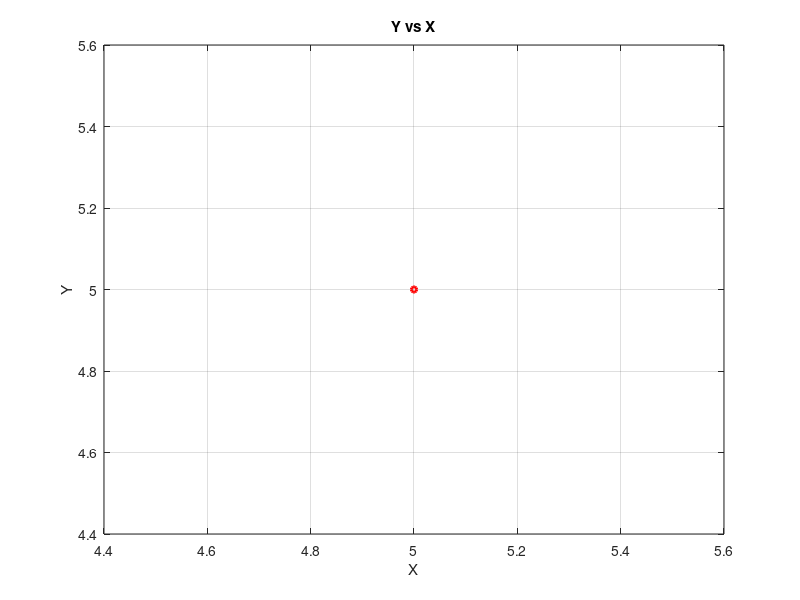

This chart was generated by the following MATLAB code:
%Regresiones
fprintf('Regresion lineal, polinomica y exponencial \n')
fprintf(' \n');
fprintf('Ejemplo de como ingresar los valores [0;0;0;0;0] / [0 0 0 0 0]\n')
%Ingresar los datos 
x=input("\nIngrese los valores de x dentro de corchetes: ");
y=input("\nIngrese los valores de y dentro de corchetes: ");

%Cantidad de datos
cant=length(x);

%Calculos - Multiplicaciones
for(i=1:length(x))
xy(i)=x(i)*y(i);
xx(i)=x(i)*x(i);
lny(i)=log(y(i));
endfor
for(i=1:length(x))
xxy(i)=xx(i)*y(i);
xxx(i)=xx(i)*x(i);
xlny(i)=x(i)*lny(i);
endfor 
for(i=1:length(x))
xxxx(i)=xxx(i)*x(i);
endfor
%Calculos - Sumas
totX=0, totY=0, totXY=0, totXX=0, totXXY=0, totXXX=0, totXXXX=0,totLNY=0, totXLNY=0;
for(i=1:length(x))
totX=totX+x(i);
totY=totY+y(i);
totXY=totXY+xy(i);
totXX=totXX+xx(i);
totXXY=totXXY+xxy(i);
totXXX=totXXX+xxx(i);
totXXXX=totXXXX+xxxx(i);
totLNY=totLNY+lny(i);
totXLNY=totXLNY+xlny(i);
endfor

%MATRICES
%Matriz lineal
matrizLineal=[cant, totX; totX, totXX];
coeficientesLineal=[totY; totXY];
%Matriz polinomica
matrizPoli=[cant, totX, totXX; totX, totXX, totXXX; totXX, totXXX, totXXXX];
coeficientesPoli=[totY; totXY; totXXY];
%Matriz exponencial
matrizExp=[cant, totX; totX, totXX];
coeficientesExp=[totLNY;totXLNY];

%COEFICIENTES
%Calculo de coeficientes LINEAL 
inversaLineal=matrizLineal^-1;
resultadoLineal=inversaLineal*coeficientesLineal;
%Calculo de coeficientes POLINOMICA 
inversaPoli=matrizPoli^-1;
resultadoPoli=inversaPoli*coeficientesPoli;
%Calculo de coeficientes EXPONENCIAL 
inversaExp=matrizExp^-1;
resultadoExp=inversaExp*coeficientesExp;
resultadoAlfa=exp(resultadoExp(1));

%CALCULO CORRELACION

%(y-ymedia)^2
totYmedia=0;
ymedia=totY/cant;
for(i=1:length(y))
ymediaVec(i)=(y(i)-ymedia)^2;
totYmedia=totYmedia+ymediaVec(i);
endfor
%(lny -lny media)^2
totYmediaLn=0;
lnymedia=totLNY/cant;
for(i=1:length(y))
ymediaVecLn(i)=(lny(i)-lnymedia)^2;
totYmediaLn=totYmediaLn+ymediaVecLn(i);
endfor

%CALCULANDO SR
%Sr=(y-a0-a1x)^2
totSrLineal=0;
for(i=1:length(x))
vecSrLineal(i)=(y(i)-resultadoLineal(1)-resultadoLineal(2)*x(i))^2;
totSrLineal=totSrLineal+vecSrLineal(i);
endfor
%Sr=(y-a0-a1*x-a2*x^2)^2
totSrPoli=0;
for(i=1:length(x))
vecSrPoli(i)=(y(i)-resultadoPoli(1)-resultadoPoli(2)*x(i)-resultadoPoli(3)*xx(i))^2;
totSrPoli=totSrPoli+vecSrPoli(i);
endfor
%Sr=(lny-(lna +bx))^2
totSrExp=0;
for(i=1:length(x))
vecSrExp(i)=(lny(i)-resultadoExp(1)-resultadoExp(2)*x(i))^2;
totSrExp=totSrExp+vecSrExp(i);
endfor

%CALCULO Sy/x=Error
SyxLineal=sqrt(totSrLineal/(cant-(2)));
SyxPoli=sqrt(totSrPoli/(cant-(2+1)));


%Coeficiente de correlacion y determinacion
%Coeficiente Lineal
coeDeterminacionLineal=((totYmedia-totSrLineal)/totYmedia);
coeCorrelacionLineal=sqrt(coeDeterminacionLineal);
%Coeficiente Polinomica
coeDeterminacionPoli=((totYmedia-totSrPoli)/totYmedia);
coeCorrelacionPoli=sqrt(coeDeterminacionPoli);
%Coeficiente Exponencial
coeDeterminacionExp=((totYmediaLn-totSrExp)/totYmediaLn);
coeCorrelacionExp=sqrt(coeDeterminacionExp);
%Impresion de resultados
fprintf(' \n');
fprintf("---------------------------------\n");
fprintf('Ecuacion del modelo de regresion Lineal\n');
fprintf("---------------------------------\n");
fprintf('y=%i+%ix\n', resultadoLineal(1),resultadoLineal(2));
fprintf("---------------------------------\n");
fprintf(' \n');
fprintf("---------------------------------\n");
fprintf('Ecuacion del modelo de regresion Polinomica\n');
fprintf("---------------------------------\n");
fprintf('y=%i+%i*x+%i*x^2\n', resultadoPoli(1),resultadoPoli(2), resultadoPoli(3));
fprintf("---------------------------------\n");
fprintf(' \n');
fprintf("---------------------------------\n");
fprintf('Ecuacion del modelo de regresion Exponencial\n');
fprintf("---------------------------------\n");
fprintf('y=%i*e^%i\n', resultadoAlfa,resultadoExp(2));
fprintf("---------------------------------\n");
fprintf(' \n');
fprintf("---------------------------------------------\n");
fprintf('El coeficiente de determinacion de la Ecuacion Lineal es: %i\n',coeDeterminacionLineal);
fprintf('El coeficiente de correlacion de la Ecuacion Lineal es: %i\n',coeCorrelacionLineal);
fprintf("---------------------------------------------\n");
fprintf('El coeficiente de determinacion de la Ecuacion Polinomica es: %i\n',coeDeterminacionPoli);
fprintf('El coeficiente de correlacion de la Ecuacion Polinomica es: %i\n',coeCorrelacionPoli);
fprintf("---------------------------------------------\n");
fprintf('El coeficiente de determinacion de la Ecuacion Exponencial es: %i\n',coeDeterminacionExp);
fprintf('El coeficiente de correlacion de la Ecuacion Exponencial es: %i\n',coeCorrelacionExp);
fprintf("---------------------------------------------\n");
if(coeDeterminacionLineal>coeCorrelacionPoli && coeDeterminacionLineal>coeCorrelacionPoli)
fprintf(' \n');
fprintf('Dado que se obtuvo un coeficiente de determinacion de %i se puede concluir\nque el metodo de regresion Lineal se adapta de forma excelente a los datos\n', coeDeterminacionLineal);
fprintf(' \n');
elseif(coeCorrelacionPoli>coeCorrelacionLineal && coeCorrelacionPoli>coeCorrelacionExp)
fprintf('Dado que se obtuvo un coeficiente de determinacion de %i se puede concluir\nque el metodo de regresion Polinomica se adapta de forma excelente a los datos\n', coeDeterminacionPoli);
fprintf(' \n');
else
fprintf('Dado que se obtuvo un coeficiente de determinacion de %i se puede concluir\nque el metodo de regresion Exponencial se adapta de forma excelente a los datos\n', coeDeterminacionExp);
fprintf(' \n');
endif
fprintf(' \n');
fprintf("---------------------------------------------\n");
fprintf('El error estandar es de la regresion lineal es: %i\n',SyxLineal);
fprintf("---------------------------------------------\n");
fprintf(' \n');
fprintf("---------------------------------------------\n");
fprintf('El error estandar es de la regresion polinomica es: %i\n',SyxPoli);
fprintf("---------------------------------------------\n");
%Grafica
plot(x,y,'ro-', 'markersize', 4, 'linewidth', 2);grid;

xlabel('X');
ylabel('Y');
title('Y vs X');
